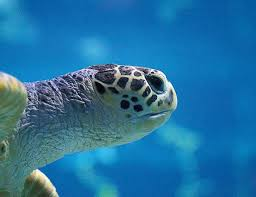
#> input picture turtle.jpg, 256 x 197 px
$ python color_enhancement_code.py   (older library calls are emulated)
#> lines starting #> are read from the running program, lines starting #| are printed output that depends on the picture; long printed decimals are rounded
import cv2
import numpy as np
import matplotlib.pyplot as plt
from scipy.fftpack import fft2, ifft2, fftshift, ifftshift
from skimage.metrics import peak_signal_noise_ratio as psnr, structural_similarity as ssim
from skimage.measure import shannon_entropy
import pywt
import pandas as pd

# Helper function: Resize images to match dimensions
def resize_to_original(enhanced, original):
    return cv2.resize(enhanced, (original.shape[1], original.shape[0]), interpolation=cv2.INTER_LINEAR)

# Helper function: Display image comparisons
def display_comparisons(original, enhanced_list, method_names):
    plt.figure(figsize=(15, 10))
    total = len(enhanced_list)
    for i, (enhanced, method) in enumerate(zip(enhanced_list, method_names)):
        plt.subplot(2, total, i + 1)
        plt.imshow(cv2.cvtColor(original, cv2.COLOR_BGR2RGB))
        plt.title("Original")
        plt.axis('off')
        plt.subplot(2, total, total + i + 1)
        plt.imshow(cv2.cvtColor(enhanced, cv2.COLOR_BGR2RGB))
        plt.title(method)
        plt.axis('off')
    plt.tight_layout()
    plt.show()

# Helper function: Plot histogram comparison
def plot_histogram_comparison(original, enhanced_list, method_names):
    plt.figure(figsize=(15, 10))
    for i, (enhanced, method) in enumerate(zip(enhanced_list, method_names)):
        plt.subplot(2, len(enhanced_list), i + 1)
        color = ('b', 'g', 'r')
        for j, col in enumerate(color):
            hist_orig = cv2.calcHist([original], [j], None, [256], [0, 256])
            plt.plot(hist_orig, color=col)
        plt.title("Original")
        plt.subplot(2, len(enhanced_list), len(enhanced_list) + i + 1)
        for j, col in enumerate(color):
            hist_enh = cv2.calcHist([enhanced], [j], None, [256], [0, 256])
            plt.plot(hist_enh, color=col)
        plt.title(method)
    plt.tight_layout()
    plt.show()

# 1. Fourier Transform-Based Enhancement
# 1. Fourier Transform-Based Enhancement
def fourier_enhancement(image):
    gray = cv2.cvtColor(image, cv2.COLOR_BGR2GRAY)
    f_transform = fftshift(fft2(gray))
    rows, cols = gray.shape
    crow, ccol = rows // 2, cols // 2

    # Create high-pass filter
    mask = np.ones((rows, cols), dtype=np.float32)
    mask[crow - 20:crow + 20, ccol - 20:ccol + 20] = 0  # Block low frequencies

    # Apply the mask and perform the inverse FFT
    f_transform_filtered = f_transform * mask
    inverse_transform = ifft2(ifftshift(f_transform_filtered))
    enhanced_image = np.abs(inverse_transform)

    # Normalize and scale the image
    enhanced_image = (enhanced_image / np.max(enhanced_image) * 255).astype(np.uint8)

    # Blend the enhanced image with the original for better visual results
    blended_image = cv2.addWeighted(gray, 0.5, enhanced_image, 0.5, 0)
    return cv2.cvtColor(blended_image, cv2.COLOR_GRAY2BGR)

# 2. Wavelet Transform-Based Enhancement

def wavelet_enhancement(image):
    # Perform 2D Discrete Wavelet Transform (DWT) using Haar wavelet
    coeffs = pywt.dwt2(image, 'haar')
    cA, (cH, cV, cD) = coeffs  # Approximation and detail coefficients

    # Enhance the detail coefficients by scaling them
    cH *= 1.5
    cV *= 1.5
    cD *= 1.5

    # Perform the inverse 2D DWT to get the enhanced image
    enhanced_image = pywt.idwt2((cA, (cH, cV, cD)), 'haar').astype(np.float32)

    # Normalize the output to the range [0, 255] and convert to uint8
    enhanced_image = np.uint8(np.clip(enhanced_image, 0, 255))

    return enhanced_image


# 3. Color Transformations (HSV, YCbCr, Lab)
def color_transform_enhancement(image):
    hsv = cv2.cvtColor(image, cv2.COLOR_BGR2HSV)
    hsv[:, :, 2] = cv2.equalizeHist(hsv[:, :, 2])
    enhanced_hsv = cv2.cvtColor(hsv, cv2.COLOR_HSV2BGR)

    ycbcr = cv2.cvtColor(image, cv2.COLOR_BGR2YCrCb)
    ycbcr[:, :, 0] = cv2.equalizeHist(ycbcr[:, :, 0])
    enhanced_ycbcr = cv2.cvtColor(ycbcr, cv2.COLOR_YCrCb2BGR)

    lab = cv2.cvtColor(image, cv2.COLOR_BGR2Lab)
    lab[:, :, 0] = cv2.equalizeHist(lab[:, :, 0])
    enhanced_lab = cv2.cvtColor(lab, cv2.COLOR_Lab2BGR)

    return enhanced_hsv, enhanced_ycbcr, enhanced_lab

# 4. Particle Swarm Optimization (PSO)-Based Enhancement
def pso_enhancement(image):
    gray = cv2.cvtColor(image, cv2.COLOR_BGR2GRAY)

    # Objective function: Combined metric of Laplacian variance, entropy, and SSIM
    def objective_function(params):
        alphas, betas = params[:, 0], params[:, 1]
        scores = []
        for alpha, beta in zip(alphas, betas):
            if alpha <= 0 or beta < -50:  # Slightly adjust beta to allow small negative brightness adjustments
                scores.append(float('inf'))
                continue
            enhanced = cv2.convertScaleAbs(gray, alpha=alpha, beta=beta)

            # Apply pixel value clipping after enhancement
            enhanced = np.clip(enhanced, 0, 255)  # Clip to prevent over-exposure or underexposure

            laplacian_var = cv2.Laplacian(enhanced, cv2.CV_64F).var()
            entropy = shannon_entropy(enhanced)
            ssim_val = ssim(gray, enhanced)
            score = - (0.5 * laplacian_var + 0.3 * entropy + 0.2 * ssim_val)  # Weighted metric
            scores.append(score)
        return np.array(scores)

    # Parameters
    num_particles = 20
    num_iterations = 100
    early_stop_threshold = 1e-6  # Early stopping threshold for global best improvement
    alpha_bounds = (0.5, 2.0)  # Adjust contrast range to moderate values (e.g., 0.5 to 2.0)
    beta_bounds = (-50, 50)     # Brightness adjustment range: small positive or negative

    # Initialize particles and velocities
    particles = np.random.uniform([alpha_bounds[0], beta_bounds[0]],
                                  [alpha_bounds[1], beta_bounds[1]], (num_particles, 2))
    velocities = np.zeros_like(particles)
    personal_best = particles.copy()
    personal_best_scores = objective_function(personal_best)
    global_best = personal_best[np.argmin(personal_best_scores)]
    global_best_score = np.min(personal_best_scores)

    # PSO hyperparameters
    w_max, w_min = 0.9, 0.4  # Inertia weight range
    c1_max, c1_min = 2.5, 1.5  # Cognitive parameter range
    c2_max, c2_min = 1.5, 2.5  # Social parameter range

    for t in range(num_iterations):
        # Linearly adjust hyperparameters
        w = w_max - (w_max - w_min) * (t / num_iterations)
        c1 = c1_max - (c1_max - c1_min) * (t / num_iterations)
        c2 = c2_min + (c2_max - c2_min) * (t / num_iterations)

        # Update velocities and positions
        r1, r2 = np.random.rand(num_particles, 1), np.random.rand(num_particles, 1)
        velocities = (
            w * velocities
            + c1 * r1 * (personal_best - particles)
            + c2 * r2 * (global_best - particles)
        )
        particles += velocities
        particles[:, 0] = np.clip(particles[:, 0], alpha_bounds[0], alpha_bounds[1])
        particles[:, 1] = np.clip(particles[:, 1], beta_bounds[0], beta_bounds[1])

        # Evaluate all particles
        scores = objective_function(particles)

        # Update personal bests
        better_scores_mask = scores < personal_best_scores
        personal_best[better_scores_mask] = particles[better_scores_mask]
        personal_best_scores[better_scores_mask] = scores[better_scores_mask]

        # Update global best
        best_particle_idx = np.argmin(personal_best_scores)
        if personal_best_scores[best_particle_idx] < global_best_score:
            global_best = personal_best[best_particle_idx]
            global_best_score = personal_best_scores[best_particle_idx]

        # Early stopping
        if t > 0 and np.abs(global_best_score - personal_best_scores[best_particle_idx]) < early_stop_threshold:
            break

    # Apply the best parameters to enhance the image
    alpha, beta = global_best
    enhanced_image = cv2.convertScaleAbs(image, alpha=alpha, beta=beta)

    # Apply pixel value clipping after enhancement to avoid brightness issues
    enhanced_image = np.clip(enhanced_image, 0, 255)

    print(f"Best alpha: {alpha:.3f}, Best beta: {beta:.3f}, Final Score: {-global_best_score:.6f}")
    return enhanced_image

# Metrics Calculation

def calculate_entropy(image):
    """Calculate the Shannon entropy of an image."""
    histogram, _ = np.histogram(image.flatten(), bins=256, range=(0, 256))
    histogram = histogram / histogram.sum()  # Normalize the histogram
    histogram = histogram[histogram > 0]  # Remove zero entries
    return -np.sum(histogram * np.log2(histogram))

def calculate_psnr(original, enhanced):
    """Calculate PSNR between two images."""
    # Compute MSE (Mean Squared Error)
    mse = np.mean((original - enhanced) ** 2)
    if mse == 0:
        return float('inf')  # If MSE is zero, PSNR is infinity (perfect match)
    max_pixel = 255.0  # For 8-bit images, the maximum pixel value is 255
    psnr_value = 10 * np.log10((max_pixel ** 2) / mse)
    return psnr_value

def calculate_metrics(original, enhanced):
    """Calculate PSNR, Entropy, and SSIM for two images."""
    # Convert images to grayscale
    original_gray = cv2.cvtColor(original, cv2.COLOR_BGR2GRAY)
    enhanced_gray = cv2.cvtColor(enhanced, cv2.COLOR_BGR2GRAY)

    # Calculate PSNR
    psnr_value = calculate_psnr(original_gray, enhanced_gray)

    # Calculate Entropy
    entropy_value = calculate_entropy(enhanced_gray)

    # Calculate SSIM
    ssim_value = ssim(original_gray, enhanced_gray)

    return psnr_value, entropy_value, ssim_value


# Load image
image = cv2.imread('turtle.jpg')  # Replace with your image path
#> image is the input picture: shape (197, 256, 3); mean B, G, R 160.1, 114.1, 35.4

# Apply methods
fourier_enhanced = resize_to_original(fourier_enhancement(image), image)
wavelet_enhanced = resize_to_original(wavelet_enhancement(image), image)
enhanced_hsv, enhanced_ycbcr, enhanced_lab = map(lambda x: resize_to_original(x, image),
                                                 color_transform_enhancement(image))
#> in color_transform_enhancement, `hsv = cv2.cvtColor(image, cv2.COLOR_BGR2HSV)`: hsv: shape (197, 256, 3); mean H, S, V 98.6, 191.9, 161.8
#> in color_transform_enhancement, `hsv[:, :, 2] = cv2.equalizeHist(hsv[:, :, 2])`: hsv: shape (197, 256, 3); mean H, S, V 98.6, 191.9, 129.1
#> in color_transform_enhancement, `ycbcr = cv2.cvtColor(image, cv2.COLOR_BGR2YCrCb)`: ycbcr: shape (197, 256, 3); mean of channels 0, 1, 2 95.9, 84.9, 164.3
#> in color_transform_enhancement, `ycbcr[:, :, 0] = cv2.equalizeHist(ycbcr[:, :, 0])`: ycbcr: shape (197, 256, 3); mean of channels 0, 1, 2 129.7, 84.9, 164.3
#> in color_transform_enhancement, `lab = cv2.cvtColor(image, cv2.COLOR_BGR2Lab)`: lab: shape (197, 256, 3); mean of channels 0, 1, 2 117.2, 123.9, 97.5
#> in color_transform_enhancement, `lab[:, :, 0] = cv2.equalizeHist(lab[:, :, 0])`: lab: shape (197, 256, 3); mean of channels 0, 1, 2 129.5, 123.9, 97.5
pso_enhanced = resize_to_original(pso_enhancement(image), image)
#> the loop in objective_function, `for alpha, beta in zip(alphas, betas):` made 20 passes
#> (laplacian_var, entropy, ssim_val, score) on passes 1 to 12: (2502.4, 6.27, 0.894, -1253.2), (2845.5, 6.28, 0.912, -1424.8), (2061.3, 6.36, 0.964, -1032.8), (2000.8, 6.3, 0.897, -1002.5), (3897.6, 6.01, 0.778, -1950.8), (3353.7, 6.17, 0.824, -1678.8), (2297.5, 6.2, 0.828, -1150.8), (474.5, 5.35, 0.296, -238.9), (462.9, 5.47, 0.929, -233.3), (2640.9, 5.89, 0.741, -1322.4), (2768.4, 5.44, 0.664, -1386), (2154.7, 6.31, 0.916, -1079.4)
#> after the loop in objective_function, `for alpha, beta in zip(alphas, betas):`:
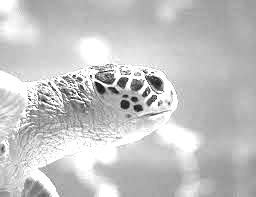
#> enhanced: shape (197, 256); min 20, max 255, mean 195.9
#> after the loop in objective_function, `for alpha, beta in zip(alphas, betas):`: scores = [-1253.2, -1424.8, -1032.8, -1002.5, -1950.8, -1678.8, -1150.8, -238.9, -233.3, -1322.4, -1386, -1079.4, -379.5, -422.1, -1298.6, -663, -1118.5, -231.5, -1400.7, -1560.3]
#> in pso_enhancement, `personal_best_scores = objective_function(personal_best)`: personal_best_scores = 20 values, max -231.5 at index 17, min -1950.8 at index 4, mean -1041.4
#> in pso_enhancement, `global_best = personal_best[np.argmin(personal_best_scores)]`: global_best = [1.95, -11.66]
#> in pso_enhancement, `global_best_score = np.min(personal_best_scores)`: global_best_score = -1950.8
#> the loop in pso_enhancement, `for t in range(num_iterations):` made 2 passes
#> (best_particle_idx, global_best, global_best_score) on pass 1: (6, [2, -50], -2308.2)
#> best_particle_idx on pass 2: 0
#> after the loop in pso_enhancement, `for t in range(num_iterations):`: global_best_score = -2308.2; particles = 20 rows, first 8: [2, -50], [1.99, -37.59], [2, -50], [2, -50], [1.98, -35.41], [2, -50], [2, -50], [2, -50]; personal_best has the same summary as particles; personal_best_scores = 20 values, max -2194.3 at index 4, min -2308.2 at index 0, mean -2296.2; velocities = 20 rows, first 8: [0.946, -110.3], [0.434, -37.63], [1.19, -77.95], [1.61, -187.3], [0.0338, -23.75], [0.32, -68.64], [1.09, -99.59], [1.81, -16.23]
#> in pso_enhancement, `alpha, beta = global_best`: alpha = 2; beta = -50
#> in pso_enhancement, `enhanced_image = cv2.convertScaleAbs(image, alpha=alpha, beta=beta)`:
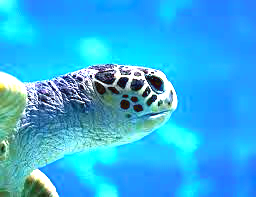
#> enhanced_image: shape (197, 256, 3); mean B, G, R 229.1, 174.8, 50.5
#| Best alpha: 2.000, Best beta: -50.000, Final Score: 2308.196

# Enhanced images and method names
enhanced_images = [fourier_enhanced, wavelet_enhanced, enhanced_hsv, enhanced_ycbcr, enhanced_lab, pso_enhanced]
methods = ["Fourier", "Wavelet", "HSV", "YCbCr", "Lab", "PSO"]

# Compare images
display_comparisons(image, enhanced_images, methods)
#> in display_comparisons, `total = len(enhanced_list)`: total = 6
#> the loop in display_comparisons, `for i, (enhanced, method) in enumerate(zip(enhanced_list, method_names..` made 6 passes
#> method on passes 1 to 6: 'Fourier', 'Wavelet', 'HSV', 'YCbCr', 'Lab', 'PSO'
#> in display_comparisons, `plt.show()`:
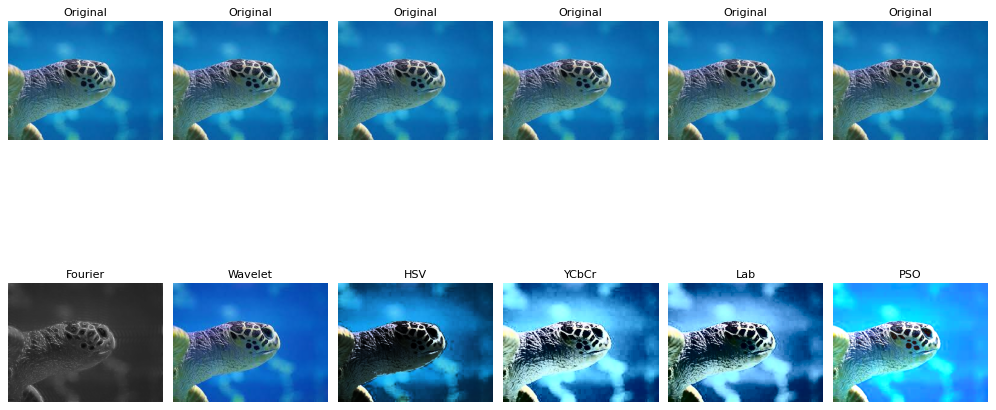
#> figure drawn by matplotlib, 12 panels

# Compare histograms
plot_histogram_comparison(image, enhanced_images, methods)
#> the loop in plot_histogram_comparison, `for i, (enhanced, method) in enumerate(zip(enhanced_list, method_names..` made 6 passes
#> in plot_histogram_comparison, `plt.show()`:
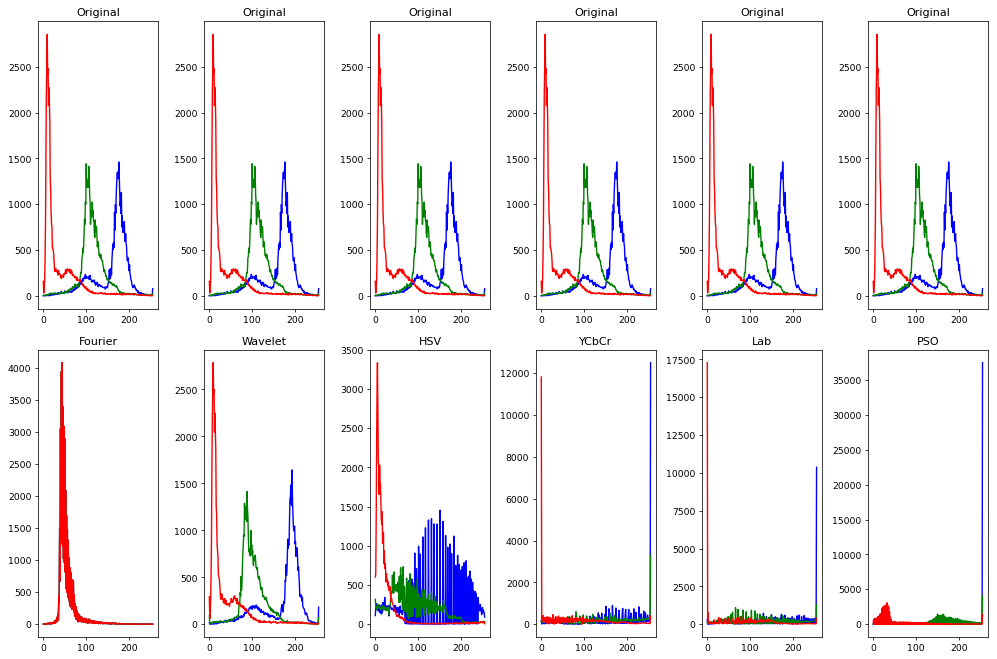
#> figure drawn by matplotlib, 12 panels; panel 1: curve peaks at x = 176, y = 1462; panel 1: curve peaks at x = 100, y = 1442; panel 1: curve peaks at x = 9, y = 2857; panel 2: curve peaks at x = 44, y = 4077

# Calculate and display metrics
metrics = [calculate_metrics(image, enhanced) for enhanced in enhanced_images]
#> in calculate_psnr, `mse = np.mean((original - enhanced) ** 2)`: mse = 124.6
#> in calculate_psnr, `psnr_value = 10 * np.log10((max_pixel ** 2) / mse)`: psnr_value = 27.18
#> in calculate_entropy, `histogram, _ = np.histogram(image.flatten(), bins=256, range=(0, 256))`: histogram = 256 values, max 4077 at index 44, min 0 at index 0, mean 197
#> in calculate_entropy, `histogram = histogram / histogram.sum()`: histogram = 256 values, max 0.0808 at index 44, min 0 at index 0, mean 0.00391
#> in calculate_entropy, `histogram = histogram[histogram > 0]`: histogram = 203 values, max 0.0808 at index 40, min 1.98e-05 at index 0, mean 0.00493
#> in calculate_metrics, `entropy_value = calculate_entropy(enhanced_gray)`: entropy_value = 5.39
#> in calculate_metrics, `ssim_value = ssim(original_gray, enhanced_gray)`: ssim_value = 0.741
#> in calculate_metrics (call 3), `enhanced_gray = cv2.cvtColor(enhanced, cv2.COLOR_BGR2GRAY)`:
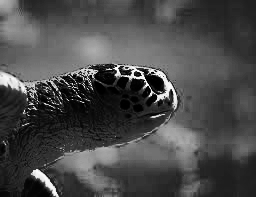
#> enhanced_gray: shape (197, 256); min 0, max 254, mean 73.6
#> in calculate_metrics (call 3), `psnr_value = calculate_psnr(original_gray, enhanced_gray)`: psnr_value = 28.12
#> in calculate_metrics (call 3), `entropy_value = calculate_entropy(enhanced_gray)`: entropy_value = 7.31
#> in calculate_metrics (call 3), `ssim_value = ssim(original_gray, enhanced_gray)`: ssim_value = 0.739
#> in calculate_metrics (call 5), `enhanced_gray = cv2.cvtColor(enhanced, cv2.COLOR_BGR2GRAY)`:
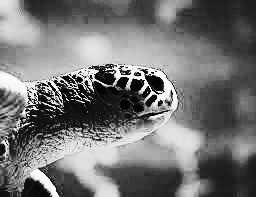
#> enhanced_gray: shape (197, 256); min 0, max 255, mean 115.9
#> in calculate_metrics (call 5), `psnr_value = calculate_psnr(original_gray, enhanced_gray)`: psnr_value = 27.47
#> in calculate_metrics (call 5), `entropy_value = calculate_entropy(enhanced_gray)`: entropy_value = 7.36
#> in calculate_metrics (call 5), `ssim_value = ssim(original_gray, enhanced_gray)`: ssim_value = 0.621
#> in calculate_metrics (call 6), `enhanced_gray = cv2.cvtColor(enhanced, cv2.COLOR_BGR2GRAY)`:
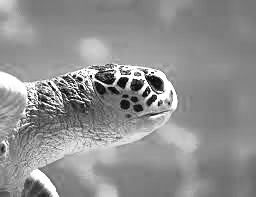
#> enhanced_gray: shape (197, 256); min 4, max 255, mean 143.8
#> in calculate_metrics (call 6), `psnr_value = calculate_psnr(original_gray, enhanced_gray)`: psnr_value = 27.36
#> in calculate_metrics (call 6), `entropy_value = calculate_entropy(enhanced_gray)`: entropy_value = 6.83
#> in calculate_metrics (call 6), `ssim_value = ssim(original_gray, enhanced_gray)`: ssim_value = 0.846
#> metrics = [(27.18, 5.39, 0.741), (30.93, 6.48, 0.987), (28.12, 7.31, 0.739), (27.73, 6.76, 0.626), (27.47, 7.36, 0.621), (27.36, 6.83, 0.846)]
metrics_table = pd.DataFrame(metrics, columns=["PSNR", "Entropy", "SSIM"], index=methods)
#> metrics_table = table of 6 rows and 3 columns
print(metrics_table)
#|               PSNR   Entropy      SSIM
#| Fourier  27.175  5.390  0.7413
#| Wavelet  30.931  6.477  0.9875
#| HSV      28.117  7.313  0.7386
#| YCbCr    27.733  6.760  0.6264
#| Lab      27.470  7.360  0.6208
#| PSO      27.356  6.828  0.846

# Save the metrics table to a CSV file
metrics_table.to_csv('image_enhancement_metrics.csv', index_label="Method")

print("Metrics table saved to 'image_enhancement_metrics.csv'")

$ run again, with monkey.jpg copied over turtle.jpg
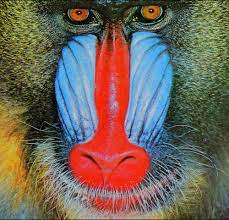
#> input picture monkey.jpg, 229 x 220 px
#> image is the input picture: shape (220, 229, 3); mean B, G, R 90.2, 101.5, 114.1
#> the loop in objective_function, `for alpha, beta in zip(alphas, betas):` made 20 passes
#> (laplacian_var, entropy, ssim_val, score) on passes 1 to 8: (10851.6, 7.27, 0.878, -5428.2), (12255.6, 7.29, 0.888, -6130.2), (8123.2, 7.36, 0.96, -4064), (8384.4, 7.34, 0.894, -4194.6), (18605.7, 5.94, 0.703, -9304.8), (15731.4, 6.48, 0.767, -7867.8), (10609.4, 6.76, 0.803, -5306.9), (1612, 5.99, 0.298, -807.9)
#> after the loop in objective_function, `for alpha, beta in zip(alphas, betas):`:
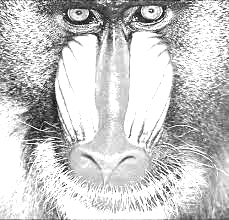
#> enhanced: shape (220, 229); min 18, max 255, mean 200.2
#> after the loop in objective_function, `for alpha, beta in zip(alphas, betas):`: scores = [-5428.2, -6130.2, -4064, -4194.6, -9304.8, -7867.8, -5306.9, -807.9, -888.3, -6385, -6872.7, -4465.6, -1448.4, -1612.8, -5152.5, -2537.7, -4419.9, -881.5, -6174.6, -7620]
#> in pso_enhancement, `personal_best_scores = objective_function(personal_best)`: personal_best_scores = 20 values, max -807.9 at index 7, min -9304.8 at index 4, mean -4578.2
#> in pso_enhancement, `global_best = personal_best[np.argmin(personal_best_scores)]`: global_best = [1.95, -11.66]
#> in pso_enhancement, `global_best_score = np.min(personal_best_scores)`: global_best_score = -9304.8
#> the loop in pso_enhancement, `for t in range(num_iterations):` made 2 passes
#> (best_particle_idx, global_best, global_best_score) on pass 1: (6, [2, -50], -10575.2)
#> after the loop in pso_enhancement, `for t in range(num_iterations):`: global_best_score = -10575.2; particles = 20 rows, first 8: [2, -50], [1.99, -37.59], [2, -50], [2, -50], [1.98, -35.41], [2, -50], [2, -50], [2, -50]; personal_best has the same summary as particles; personal_best_scores = 20 values, max -10216.1 at index 4, min -10575.2 at index 0, mean -10532.1; velocities = 20 rows, first 8: [0.946, -110.3], [0.434, -37.63], [1.19, -77.95], [1.61, -187.3], [0.0338, -23.75], [0.32, -68.64], [1.09, -99.59], [1.81, -16.23]
#> alpha = 2; beta = -50
#| Best alpha: 2.000, Best beta: -50.000, Final Score: 10575.217
#> total = 6
#> the loop in display_comparisons, `for i, (enhanced, method) in enumerate(zip(enhanced_list, method_names..` made 6 passes
#> method on passes 1 to 6: 'Fourier', 'Wavelet', 'HSV', 'YCbCr', 'Lab', 'PSO'
#> the loop in plot_histogram_comparison, `for i, (enhanced, method) in enumerate(zip(enhanced_list, method_names..` made 6 passes
#> mse = 110.8
#> in calculate_psnr, `psnr_value = 10 * np.log10((max_pixel ** 2) / mse)`: psnr_value = 27.68
#> in calculate_entropy, `histogram, _ = np.histogram(image.flatten(), bins=256, range=(0, 256))`: histogram = 256 values, max 1613 at index 52, min 0 at index 0, mean 196.8
#> in calculate_entropy, `histogram = histogram / histogram.sum()`: histogram = 256 values, max 0.032 at index 52, min 0 at index 0, mean 0.00391
#> in calculate_entropy, `histogram = histogram[histogram > 0]`: histogram = 173 values, max 0.032 at index 47, min 1.98e-05 at index 152, mean 0.00578
#> entropy_value = 6.34
#> ssim_value = 0.662
#> in calculate_metrics (call 6), `enhanced_gray = cv2.cvtColor(enhanced, cv2.COLOR_BGR2GRAY)`:
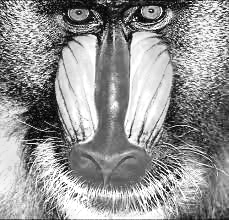
#> enhanced_gray: shape (220, 229); min 1, max 255, mean 147.2
#> in calculate_metrics (call 6), `psnr_value = calculate_psnr(original_gray, enhanced_gray)`: psnr_value = 27.98
#> entropy_value = 7.78
#> ssim_value = 0.796
#> metrics = [(27.68, 6.34, 0.662), (30.38, 7.35, 0.813), (30.7, 7.5, 0.958), (28.15, 7.5, 0.829), (28.07, 7.94, 0.836), (27.98, 7.78, 0.796)]
#> metrics_table = table of 6 rows and 3 columns
#|               PSNR   Entropy      SSIM
#| Fourier  27.685  6.344  0.662
#| Wavelet  30.382  7.347  0.8133
#| HSV      30.702  7.502  0.9576
#| YCbCr    28.151  7.501  0.8293
#| Lab      28.068  7.939  0.8356
#> (further printed lines are left out)
